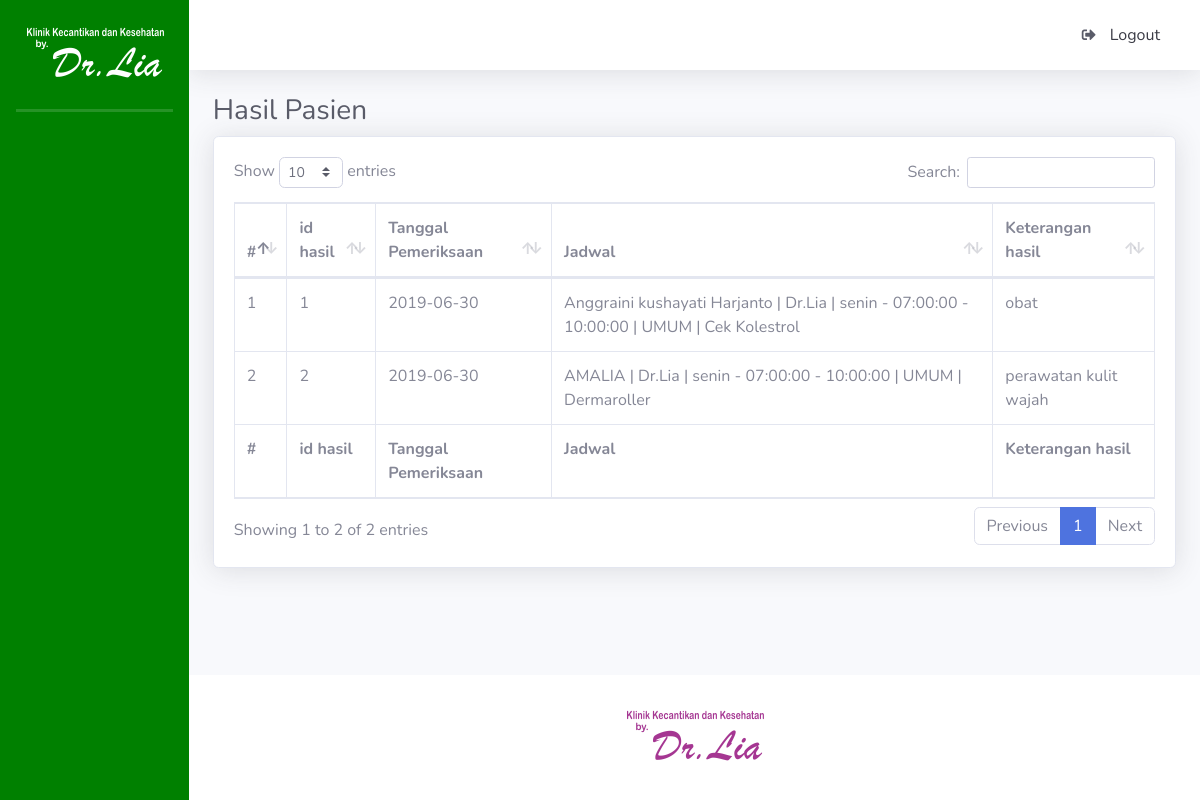
Page /index.php/hasil on the committed database.
### tables this page shows
CREATE TABLE `tb_hasil` (
  `id_hasil` bigint(20) NOT NULL,
  `id_jadwal` bigint(20) NOT NULL,
  `id_jasa` bigint(20) NOT NULL,
  `keterangan_hasil` text NOT NULL
);

CREATE TABLE `tb_jadwal` (
  `id_jadwal` bigint(20) NOT NULL,
  `id_pasien` bigint(20) NOT NULL,
  `id_piket` bigint(20) NOT NULL,
  `id_layanan` bigint(20) NOT NULL,
  `tanggal_daftar` date NOT NULL
);

CREATE TABLE `tb_pasien` (
  `id_pasien` bigint(20) NOT NULL,
  `nama_pasien` varchar(50) NOT NULL,
  `jenis_kelamin` enum('L','P') NOT NULL,
  `email_pasien` varchar(100) NOT NULL,
  `kontak_pasien` varchar(15) NOT NULL,
  `alamat_pasien` text NOT NULL,
  `tanggal_lahir` date NOT NULL,
  `golongan_darah` enum('A','B','O','AB') NOT NULL,
  `password_pasien` varchar(255) NOT NULL,
  `kode_verivikasi` varchar(6) NOT NULL,
  `qr_code` varchar(255) NOT NULL
);

CREATE TABLE `tb_dokter` (
  `id_dokter` bigint(20) NOT NULL,
  `nama_dokter` varchar(30) NOT NULL,
  `email_dokter` varchar(100) NOT NULL,
  `password_dokter` varchar(32) NOT NULL,
  `current_password` varchar(32) NOT NULL
);

CREATE TABLE `tb_piket` (
  `id_piket` bigint(20) NOT NULL,
  `id_dokter` bigint(20) NOT NULL,
  `hari` enum('senin','selasa','rabo','kamis','jumat') NOT NULL,
  `jam_mulai` time NOT NULL,
  `jam_selesai` time NOT NULL
);

CREATE TABLE `tb_layanan` (
  `id_layanan` bigint(20) NOT NULL,
  `nama_layanan` enum('UMUM','KECANTIKAN') NOT NULL
);

CREATE TABLE `tb_jasa_layanan` (
  `id_layanan` bigint(20) NOT NULL,
  `nama_jasa` varchar(100) NOT NULL,
  `harga` int(11) NOT NULL,
  `kategori` bigint(20) NOT NULL
);

### application/controllers/Hasil.php (called while the page is built, shortened)
<?php
class Hasil extends CI_Controller {
	public function index()
	{
		$this->db->join('tb_jadwal', 'tb_jadwal.id_jadwal=tb_hasil.id_jadwal');
		$this->db->join('tb_pasien', 'tb_pasien.id_pasien=tb_jadwal.id_pasien');
		$this->db->join('tb_piket', 'tb_piket.id_piket=tb_jadwal.id_piket');
		$this->db->join('tb_layanan', 'tb_layanan.id_layanan=tb_jadwal.id_layanan');
		$this->db->join('tb_dokter', 'tb_piket.id_dokter=tb_dokter.id_dokter');
		$this->db->join('tb_jasa_layanan', 'tb_jasa_layanan.id_layanan=tb_hasil.id_jasa');
		$parser['p_semuahasil'] = $this->db->get('tb_hasil')->result();
		$this->load->view('hasil/v_daftar', $parser);
	}
}
?>

### index.php (called while the page is built, shortened)
<?php
require_once BASEPATH.'core/CodeIgniter.php';

### application/views/hasil/v_daftar.php (the view, shortened to what this page needs)
<!DOCTYPE html>
<html lang="en">
<head>
  <link href="<?php echo base_url(); ?>tema/admin/vendor/fontawesome-free/css/all.min.css" rel="stylesheet" type="text/css">
  <link href="<?php echo base_url(); ?>tema/admin/css/sb-admin-2.min.css" rel="stylesheet">
  <link href="vendor/datatables/dataTables.bootstrap4.min.css" rel="stylesheet">
    <link href="<?php echo base_url(); ?>tema/admin/vendor/datatables/dataTables.bootstrap4.min.css" rel="stylesheet">
</head>
<body id="page-top">
  <div id="wrapper">
    <div id="content-wrapper" class="d-flex flex-column">
      <div id="content">
        <div class="container-fluid">
          <h1 class="h3 mb-2 text-gray-800">Hasil Pasien</h1>
         <div class="card shadow mb-4">
          <div class="card-body">
            <div class="table-responsive">
              <table class="table table-bordered" id="dataTable" width="100%" cellspacing="0">
                <thead>
                  <tr>
                   <th>#</th>
                   <th>id hasil</th>
                   <th>Tanggal Pemeriksaan</th>
                   <th>Jadwal</th>
                   <th>Keterangan hasil</th>
                 </tr>
               </thead>
               <tfoot>
                <tr>
                  <th>#</th>
                  <th>id hasil</th>
                  <th>Tanggal Pemeriksaan</th>
                  <th>Jadwal</th>
                  <th>Keterangan hasil</th>
                </tr>
              </tfoot>
              <tbody>
               <?php if(count($p_semuahasil) > 0) { ?>
               <?php $no = 1; ?>
               <?php foreach ($p_semuahasil as $data) { ?>
               <tr>
                <td><?php echo $no++; ?></td>
                 <td><?php echo $data->id_hasil; ?></td>
                   <td><?php echo $data->tanggal_daftar; ?></td>
                <td><?php echo $data->nama_pasien." | ".$data->nama_dokter." | ".$data->hari." - ".$data->jam_mulai." - ".$data->jam_selesai." | ".$data->nama_layanan." | ".$data->nama_jasa; ?></td>
                <td><?php echo $data->keterangan_hasil; ?></td>
            </tr>
            <?php } ?>
            <?php } else { ?>
            <tr>
              <td colspan="4">Tidak ada hasil</td>
            </tr>
            <?php } ?>
          </tbody>
        </table>
      </div>
    </div>
  </div>
</div>
</div>

### rows in the picture
tb_hasil: id_hasil "1", id_jadwal.tanggal_daftar "2019-06-30", tb_pasien.nama_pasien "Anggraini kushayati Harjanto", tb_dokter.nama_dokter "Dr.Lia", tb_piket.hari "senin", tb_piket.jam_mulai "07:00:00", tb_piket.jam_selesai "10:00:00", tb_layanan.nama_layanan "UMUM", id_jasa.nama_jasa "Cek Kolestrol", keterangan_hasil "obat"
tb_hasil: id_hasil "2", id_jadwal.tanggal_daftar "2019-06-30", tb_pasien.nama_pasien "AMALIA", tb_dokter.nama_dokter "Dr.Lia", tb_piket.hari "senin", tb_piket.jam_mulai "07:00:00", tb_piket.jam_selesai "10:00:00", tb_layanan.nama_layanan "UMUM", id_jasa.nama_jasa "Dermaroller", keterangan_hasil "perawatan kulit wajah"
